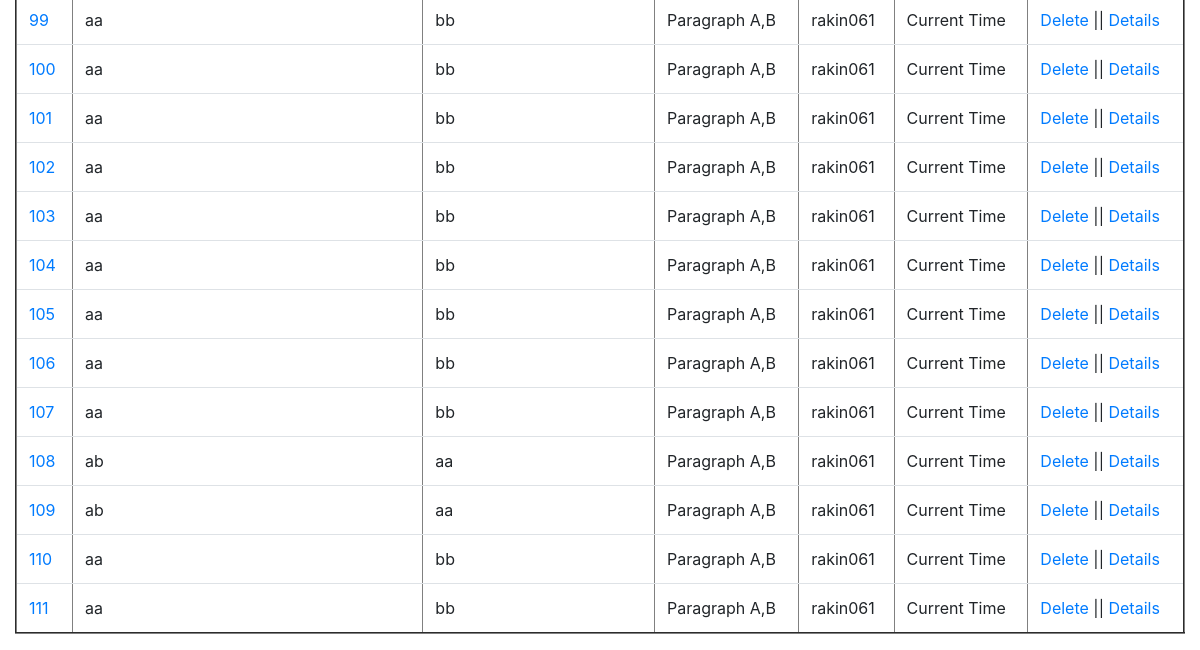
The app's page /elements/ (signed in, lower part), older data.
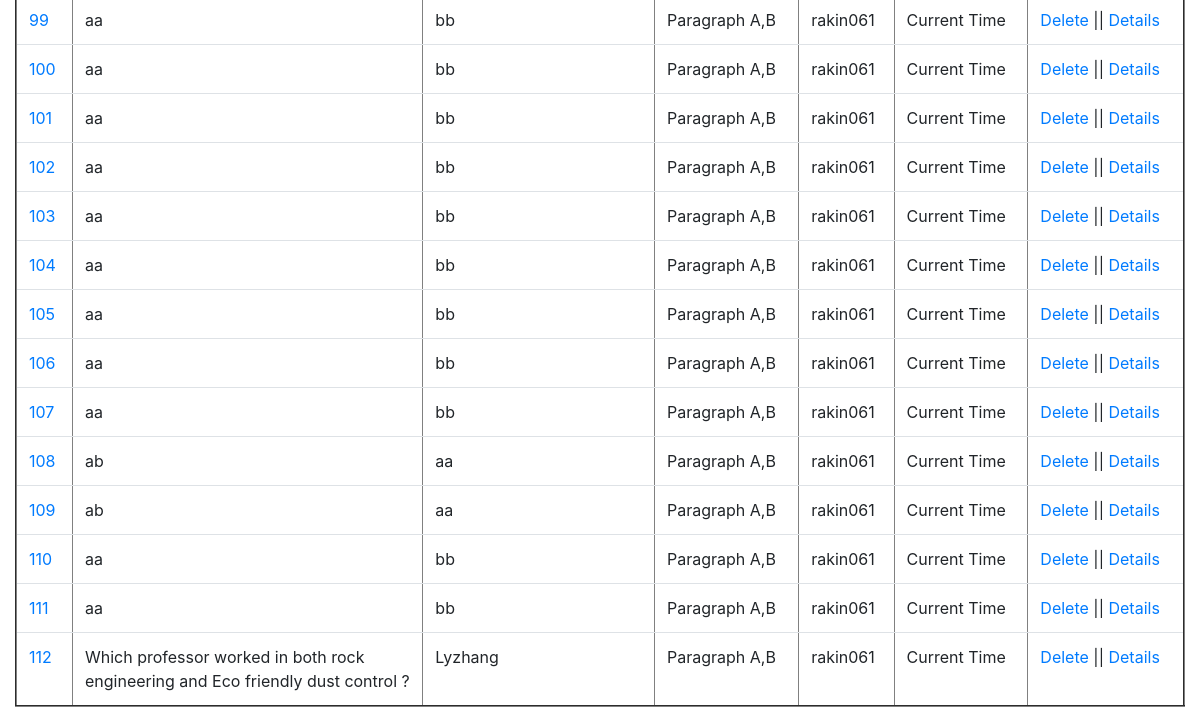
The same page, newer data.
### qa_interface/models.py (models this page shows)
class QA_Interface(models.Model):
	source_id=models.CharField(max_length=30,blank=False,null=False) # max_length = required
	title_A=models.CharField(blank=False, null=False,max_length=35)
	par_A=models.TextField(blank=False, null=False)
	title_B=models.CharField(blank=False, null=False,max_length=35)
	par_B = models.TextField(blank=False, null=False)
	question=models.TextField(blank=False, null=False, max_length=1000,help_text=' &nbsp; <button type="button" class="btn btn-danger btn-sm align-top" data-bs-container="body" '
																					  'data-bs-toggle="popover" data-bs-placement="right" data-bs-html="true"  '
																					  'data-bs-content=" Multi-hop questions require systems to aggregate information between '
																				      'multiple contexts, the ability of a system to reason over multiple sources of '
																				      'data such as paragraphs to output desired answer. Here, the system has to reason with information taken from more than one document '
																				      '(i.e. Parapgaphs) to arrive at the final answer. <br> <br> <b> Example: </b> What is the population of the capital city of Bangladesh ? '
																				      '<br> <b>Answer: </b> 40 Millions !!'
																				 	  '<br> <b>Reasoning:</b> Capital City of Bangladesh ---> Dhaka ---> Population: 40 Millions. '
																				      '<br> <br> Click <a href='' https://hotpotqa.github.io/ '' '
																				      'target=''_blank'' > here </a> to see further details of multihop questions ! "> ? </button>')
	answer=models.TextField(blank=False, null=False, max_length=100)
	question_type_choices= [('Bridge_entity', 'Bridge'),('Comparison', 'Comparison'),('Intersection', 'Intersection'),('Commonsense_reasoning', 'Commonsense')]
	question_type=models.CharField(max_length=22, choices=question_type_choices, default='Bridge_entity',help_text=' &nbsp; <button type="button" class="btn btn-danger btn-sm align-top" data-bs-container="body" '
																					  'data-bs-toggle="popover" data-bs-placement="right" data-bs-html="true"  '
																					  'data-bs-content=" Types of multi hop question you entered. Click <a href='' https://github.com/UA-KMAP/KMAP-QA/blob/main/qa_interface/templates/images/MHQA.png '' '
																				      'target=''_blank''> here </a> to see details of different types of multi hop question. "> ? </button>')
	level_choices=[('Hard','Hard'),('Medium','Medium'),('Easy','Easy')]
	level=models.CharField(max_length=6, choices=level_choices, default='Easy', help_text=' &nbsp; <button type="button" class="btn btn-danger btn-sm align-top" data-bs-container="body" '
																					  'data-bs-toggle="popover" data-bs-placement="right" data-bs-html="true"  '
																					  'data-bs-content="Difficulty level of the multi hop question you entered! "> ? </button>' )
	supporting_facts=models.TextField(blank=False, null=False,max_length=4, help_text=' &nbsp; <button type="button" class="btn btn-danger btn-sm align-top" data-bs-container="body" '
																					  'data-bs-toggle="popover" data-bs-placement="right" data-bs-html="true"  '
																					  'data-bs-content="Supporting facts specify the sentences involved while creating the multi hop question from '
																					  'both of the paragraphs.<br> <b>Example Input: 0,1. </b> It indicates that first sentence from the first paragraph and '
																					  'second sentence from the second paragraph have been used to produce the multi hop question.."> ? </button>')
	def get_absolute_url(self):
		return reverse("qa:qa_entity", kwargs={"id":self.id})

### qa_interface/views.py (the view)
# urls.py: path("elements/", detail_view),
def detail_view(request):
	obj=QA_Interface.objects.all()
	contribution=0
	username=str(request.user)
	directory_name="Dataset/"+username+"/"
	file_or_directory=Path(directory_name)
	if file_or_directory.exists():
		contribution=len([name for name in os.listdir(directory_name) if os.path.isfile(os.path.join(directory_name, name))])
	context={
		"elements": obj,
		"contribution": contribution,
		"username":username
	}
	return render(request,"detail.html",context)

### qa_interface/templates/detail.html (shortened to what this page needs)
{% extends 'base.html' %}
{% block content %}
{% if user.is_authenticated %}
<table border="2" class="table table-hover " >
	{% for element in elements %}
		<tr>
			<td><a href="{{element.get_absolute_url}}">{{element.id}}</a></td>
			<td style="width:30%">{{element.question}}</td>
			<td>{{element.answer}}</td>
			<td>Paragraph A,B</td>
			<td>rakin061</td>
			<td>Current Time</td>
			<td><a href="/delete/{{element.id}}">Delete</a>  || <a href="{{element.get_absolute_url}}">Details</a></td>
		</tr>
	{% endfor %}
</table>
{% else %}
  <p>You are not logged in</p>
  <a href="{% url 'login' %}">Log In</a>
{% endif %}
{% endblock %}

Row changes from the older to the newer data that the page shows:
added QA_Interface: id "112", question "Which professor worked in both rock engineering and Eco friendly dust control ?", answer "Lyzhang"
